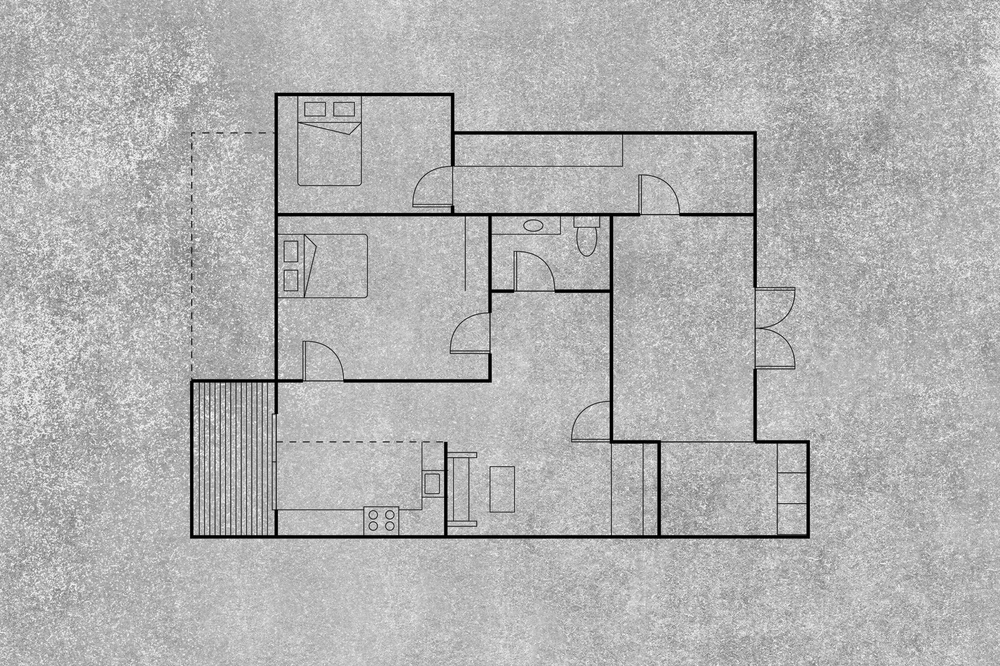
#> input picture backend/debug/floor_plan/contrasted.png, 1000 x 666 px, shrunk from 2000 x 1333 before the run
$ python -i preprocessing.py   (imports and definitions only)
#> lines starting #> are read from the running program, lines starting #| are printed output that depends on the picture; after the words box and inside, x2 and y2 are one past the last pixel; in counts of white or black regions, pixels touching at a corner belong together
#> further down, picture is the input picture: shape (666, 1000, 3); min 0, max 255, mean 178.3
from __future__ import annotations

from pathlib import Path

import cv2
import numpy as np
from skimage.morphology import skeletonize


def convert_to_grayscale(
    image: np.ndarray,
) -> np.ndarray:
    if len(image.shape) == 2:
        return image.copy()

    return cv2.cvtColor(
        image,
        cv2.COLOR_BGR2GRAY,
    )


def improve_contrast(
    grayscale: np.ndarray,
) -> np.ndarray:
    clahe = cv2.createCLAHE(
        clipLimit=2.0,
        tileGridSize=(8, 8),
    )

    return clahe.apply(grayscale)
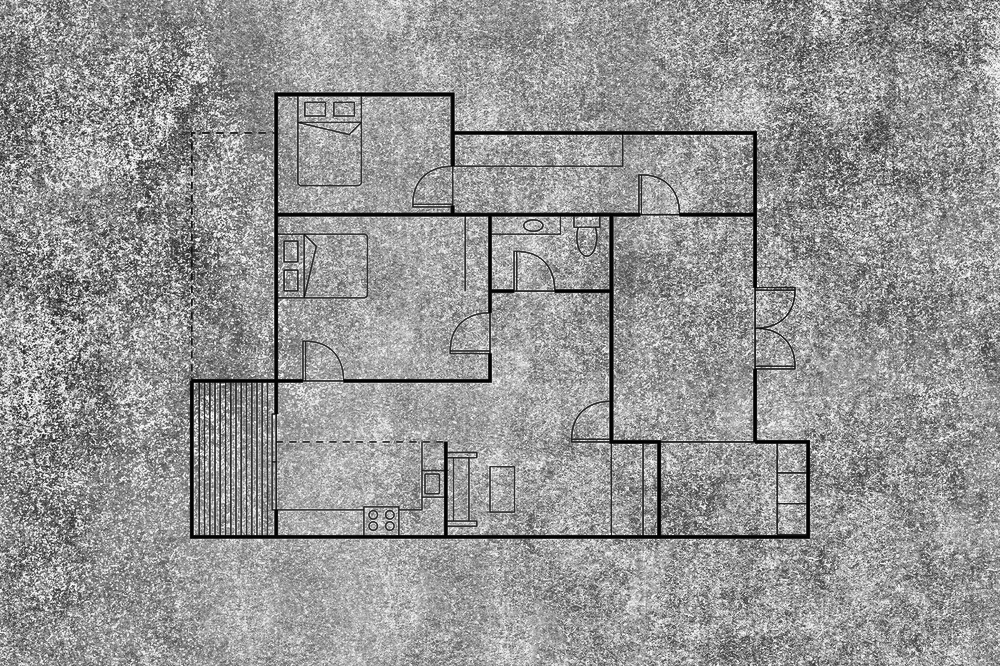
#> returned value: shape (666, 1000); min 1, max 255, mean 150


def threshold_blueprint(
    grayscale: np.ndarray,
) -> np.ndarray:
    blurred = cv2.GaussianBlur(
        grayscale,
        (5, 5),
        0,
    )

    # Dark lines become white; background becomes black.
    binary = cv2.adaptiveThreshold(
        blurred,
        255,
        cv2.ADAPTIVE_THRESH_GAUSSIAN_C,
        cv2.THRESH_BINARY_INV,
        41,
        12,
    )
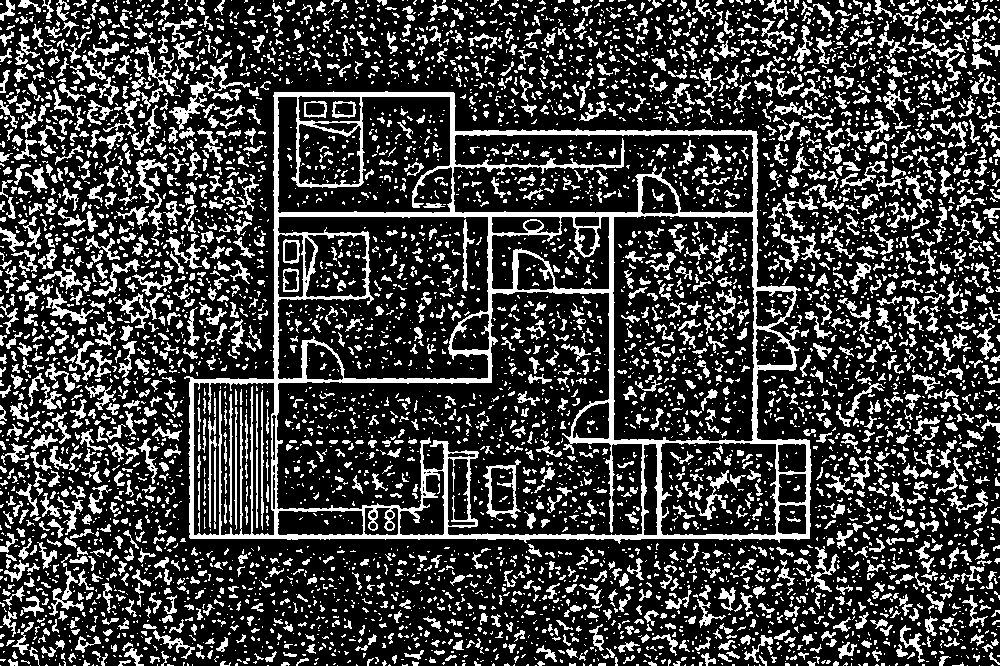
#> binary: shape (666, 1000); 24.9% white; 6062 white regions (4170 under 20 px), largest, box (x1, y1, x2, y2) and area: (184, 91, 812, 544) 28950, (483, 459, 521, 520) 593, (169, 74, 215, 130) 592

    return binary


def remove_small_noise(
    binary: np.ndarray,
) -> np.ndarray:
    number_of_labels, labels, statistics, _ = (
        cv2.connectedComponentsWithStats(
            binary,
            connectivity=8,
        )
    )
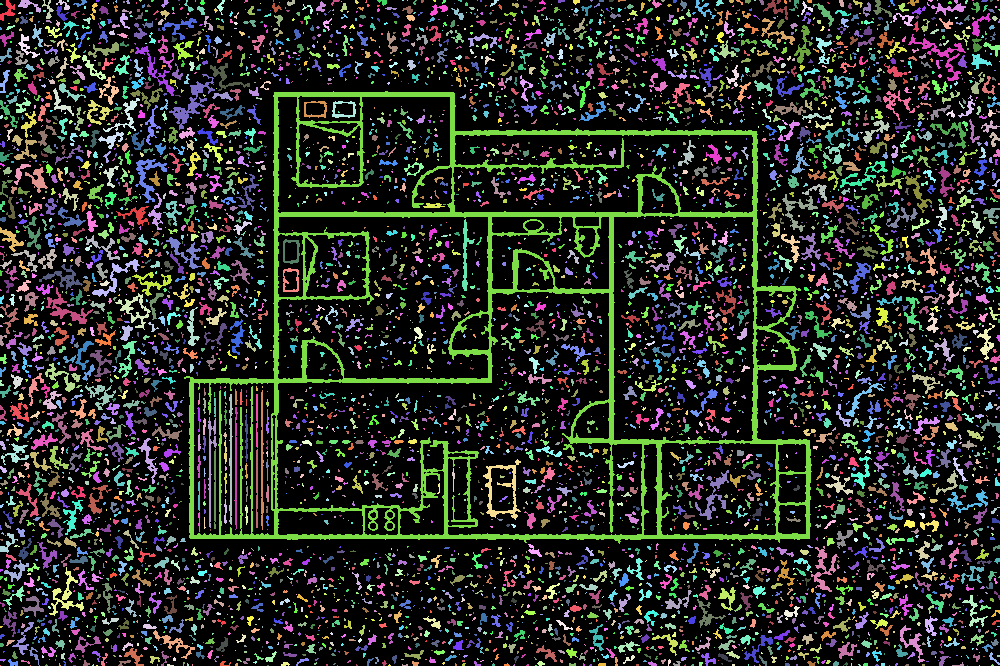
#> labels: shape (666, 1000) int32; 6063 distinct labels, from 0 to 6062; one colour per label, 0 black
#> number_of_labels = 6063

    cleaned = np.zeros_like(binary)

    minimum_component_area = max(
        12,
        int(binary.shape[0] * binary.shape[1] * 0.000005),
    )
#> minimum_component_area = 12

    for label_index in range(
        1,
        number_of_labels,
    ):
        area = statistics[
            label_index,
            cv2.CC_STAT_AREA,
        ]

        if area >= minimum_component_area:
            cleaned[
                labels == label_index
            ] = 255
#> this loop made 6062 passes
#> area on passes 1 to 3: 127, 113, 78

    return cleaned


def extract_thick_wall_regions(
    binary: np.ndarray,
) -> np.ndarray:
    """
    Keep thick drawing strokes and suppress thin details such as:

    - furniture outlines
    - labels
    - door arcs
    - dashed guide lines
    - decorative textures

    The distance transform measures the distance of each white
    pixel from the nearest background pixel. Thick wall strokes
    have a larger internal distance than thin furniture lines.
    """

    distance = cv2.distanceTransform(
        binary,
        cv2.DIST_L2,
        5,
    )
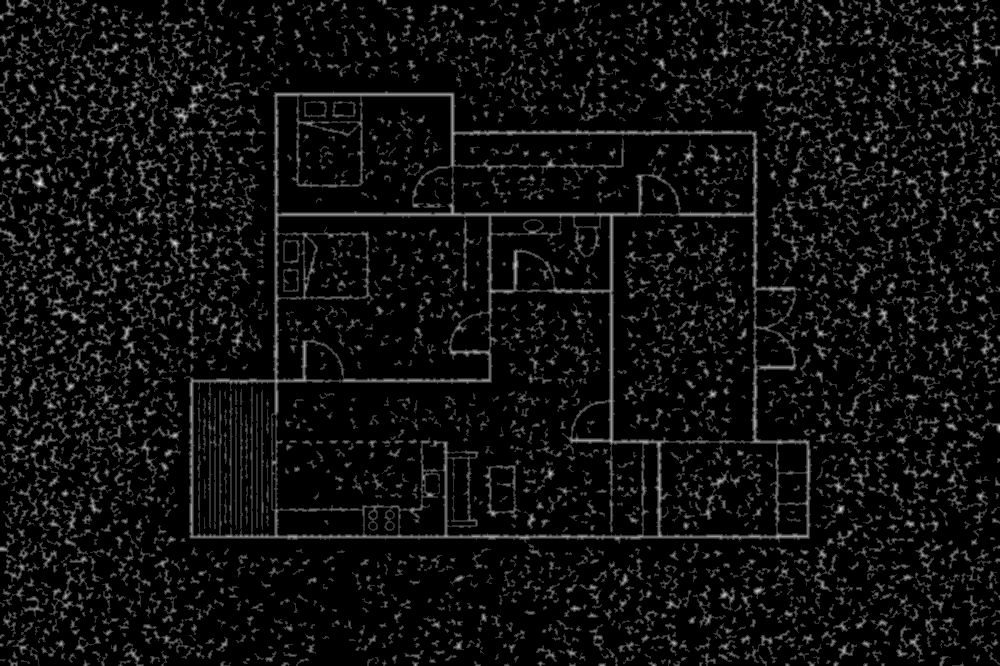
#> distance: shape (666, 1000) float32; min 0, max 5, mean 0.298; drawn with min black and max white

    positive_values = distance[
        distance > 0
    ]

    if positive_values.size == 0:
        raise ValueError(
            "The uploaded image does not contain detectable dark lines."
        )

    maximum_distance = float(
        positive_values.max()
    )
#> maximum_distance = 5

    # Adaptive thickness threshold.
    thickness_threshold = max(
        1.3,
        min(
            3.5,
            maximum_distance * 0.30,
        ),
    )
#> thickness_threshold = 1.5

    thick_core = np.where(
        distance >= thickness_threshold,
        255,
        0,
    ).astype(np.uint8)
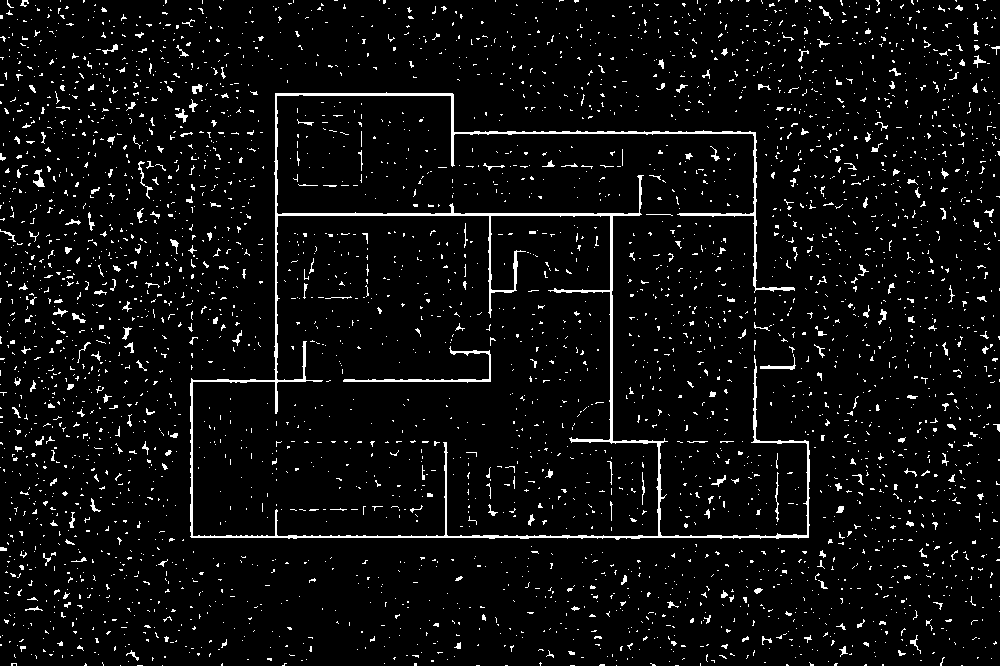
#> thick_core: shape (666, 1000); 5% white in thin lines or dots

    # Rebuild the thick line around its centre.
    rebuild_size = max(
        3,
        int(round(thickness_threshold * 2)) + 1,
    )
#> rebuild_size = 4

    if rebuild_size % 2 == 0:
        rebuild_size += 1
#> rebuild_size = 5

    rebuild_kernel = cv2.getStructuringElement(
        cv2.MORPH_RECT,
        (
            rebuild_size,
            rebuild_size,
        ),
    )
#> rebuild_kernel = [[1, 1, 1, 1, 1], [1, 1, 1, 1, 1], [1, 1, 1, 1, 1], [1, 1, 1, 1, 1], [1, 1, 1, 1, 1]]

    wall_regions = cv2.dilate(
        thick_core,
        rebuild_kernel,
        iterations=1,
    )
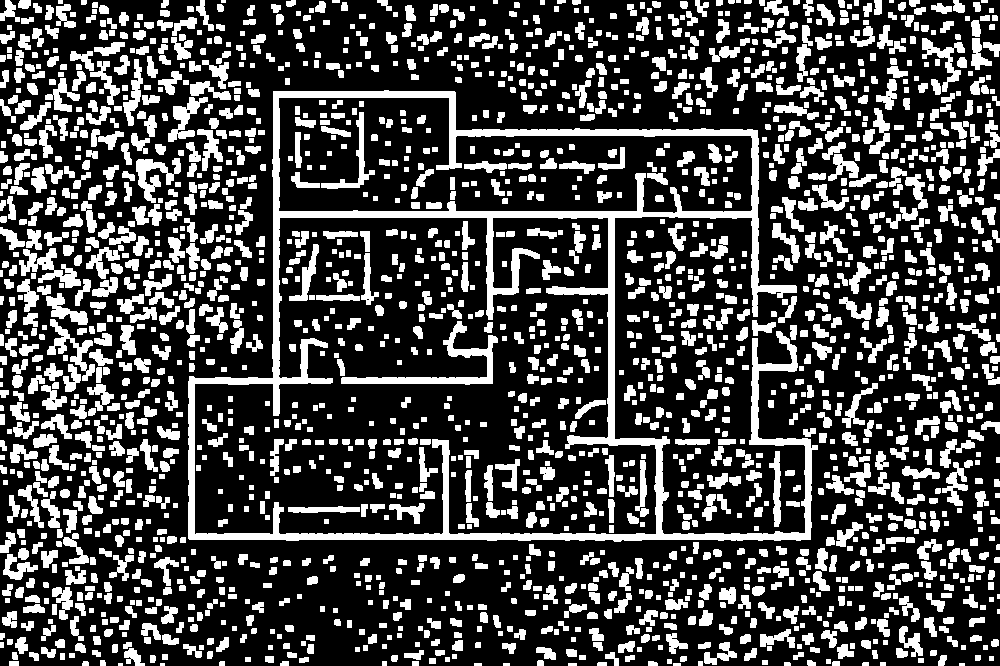
#> wall_regions: shape (666, 1000); 28.5% white; 2162 white regions (10 under 20 px), largest, box (x1, y1, x2, y2) and area: (188, 90, 818, 542) 25923, (341, 321, 498, 385) 1843, (19, 248, 81, 288) 981

    # Keep strong horizontal and vertical structures.
    height, width = binary.shape[:2]
#> height = 666; width = 1000

    horizontal_length = max(
        15,
        int(width * 0.012),
    )
#> horizontal_length = 15

    vertical_length = max(
        15,
        int(height * 0.012),
    )
#> vertical_length = 15

    horizontal_kernel = cv2.getStructuringElement(
        cv2.MORPH_RECT,
        (
            horizontal_length,
            3,
        ),
    )

    vertical_kernel = cv2.getStructuringElement(
        cv2.MORPH_RECT,
        (
            3,
            vertical_length,
        ),
    )

    horizontal_regions = cv2.morphologyEx(
        wall_regions,
        cv2.MORPH_OPEN,
        horizontal_kernel,
    )
#> horizontal_regions: shape (666, 1000); 4.2% white; 166 white regions, largest, box (x1, y1, x2, y2) and area: (188, 533, 811, 541) 3944, (273, 211, 758, 218) 3322, (449, 129, 758, 136) 1973

    vertical_regions = cv2.morphologyEx(
        wall_regions,
        cv2.MORPH_OPEN,
        vertical_kernel,
    )
#> vertical_regions: shape (666, 1000); 4.3% white; 217 white regions, largest, box (x1, y1, x2, y2) and area: (272, 91, 280, 416) 2103, (608, 211, 615, 446) 1644, (752, 130, 759, 317) 1101

    structural_regions = cv2.bitwise_or(
        horizontal_regions,
        vertical_regions,
    )
#> structural_regions: shape (666, 1000); 8.2% white; 301 white regions, largest, box (x1, y1, x2, y2) and area: (188, 91, 812, 541) 23933, (341, 333, 493, 384) 1524, (321, 112, 364, 188) 558

    # Join tiny gaps created by image noise.
    closing_kernel = cv2.getStructuringElement(
        cv2.MORPH_RECT,
        (5, 5),
    )

    structural_regions = cv2.morphologyEx(
        structural_regions,
        cv2.MORPH_CLOSE,
        closing_kernel,
        iterations=1,
    )
#> structural_regions: shape (666, 1000); 8.2% white; 255 white regions, largest, box (x1, y1, x2, y2) and area: (188, 91, 812, 541) 24892, (340, 333, 493, 384) 1572, (295, 112, 364, 188) 917

    return structural_regions


def skeletonize_wall_regions(
    wall_regions: np.ndarray,
) -> np.ndarray:
    boolean_image = wall_regions > 0

    skeleton = skeletonize(
        boolean_image
    )
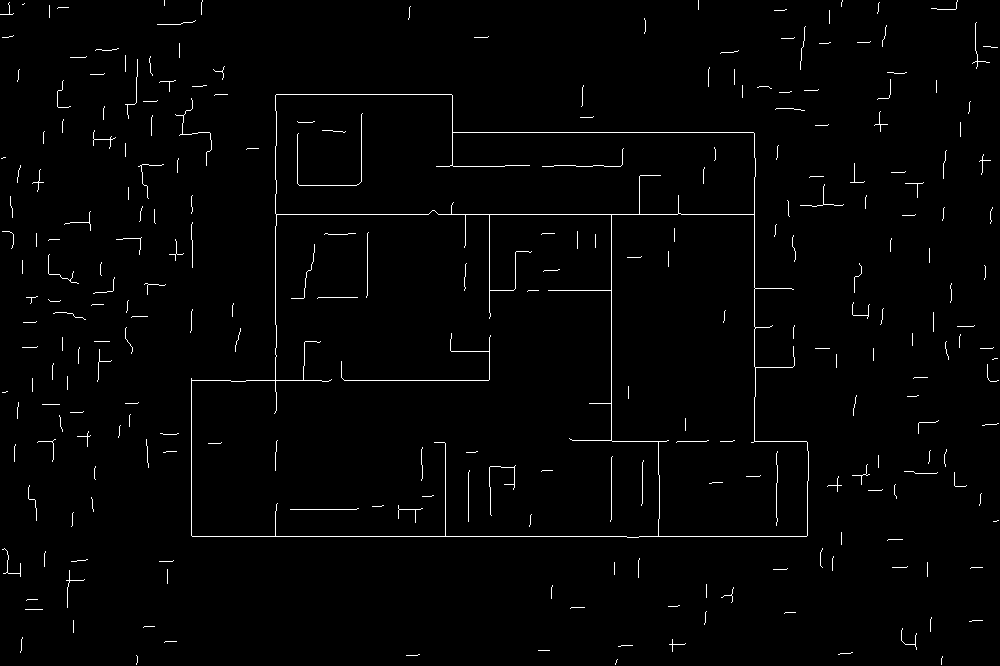
#> skeleton: shape (666, 1000) bool; 1.5% white in thin lines or dots

    return (
        skeleton.astype(np.uint8)
        * 255
    )
#> returned value: shape (666, 1000); 1.5% white in thin lines or dots


def preprocess_floor_plan(
    image: np.ndarray,
) -> dict[str, np.ndarray]:
    grayscale = convert_to_grayscale(image)

    contrasted = improve_contrast(
        grayscale
    )

    binary = threshold_blueprint(
        contrasted
    )

    cleaned_binary = remove_small_noise(
        binary
    )

    wall_regions = extract_thick_wall_regions(
        cleaned_binary
    )

    skeleton = skeletonize_wall_regions(
        wall_regions
    )

    return {
        "grayscale": grayscale,
        "contrasted": contrasted,
        "binary": binary,
        "cleaned_binary": cleaned_binary,
        "wall_regions": wall_regions,
        "skeleton": skeleton,
    }


def save_debug_images(
    stages: dict[str, np.ndarray],
    output_directory: Path,
) -> None:
    output_directory.mkdir(
        parents=True,
        exist_ok=True,
    )

    for stage_name, image in stages.items():
        output_path = (
            output_directory
            / f"{stage_name}.png"
        )

        cv2.imwrite(
            str(output_path),
            image,
        )

>>> import cv2
>>> picture = cv2.imread('../debug/floor_plan/contrasted.png')
>>> result = preprocess_floor_plan(picture)
#> result = 6 items
